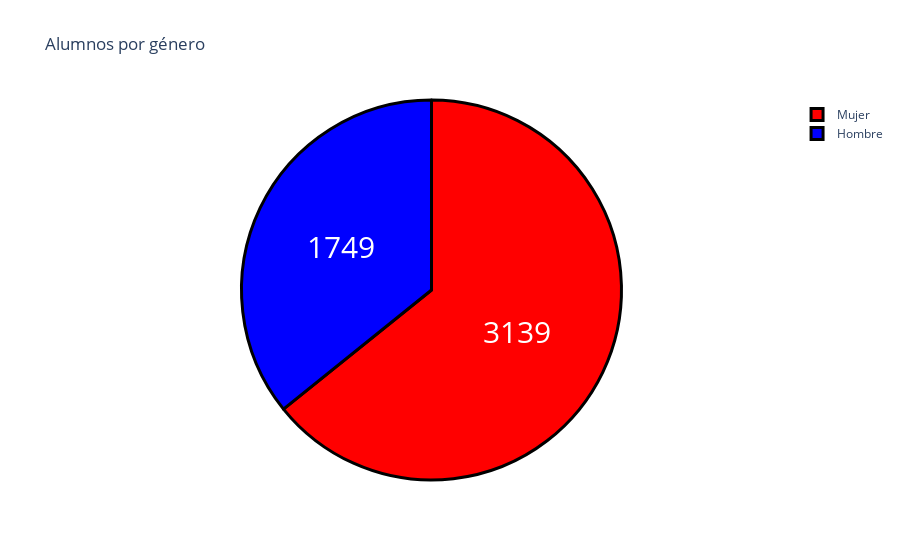

Notebook cell for this chart:
### Code cell
Genero = data["Genero"].value_counts()
label = Genero.index
counts = data["Campus"].value_counts()
colors = ["red", "blue"]

fig = go.Figure(data=[go.Pie(labels=label, values=counts)])
fig.update_layout(title_text='Alumnos por género')
fig.update_traces(hoverinfo='label+percent', textinfo='value', textfont_size=30,
                  marker=dict(colors=colors, line=dict(color='black', width=3)))
fig.show()

### Figure 1 — Plotly figure (JSON) as saved in the notebook; plotly's stock layout.template omitted (floating-point values rounded to 4 significant figures)
{"data": [{"hoverinfo": "label+percent", "labels": ["Mujer", "Hombre"], "marker": {"colors": ["red", "blue"], "line": {"color": "black", "width": 3}}, "textfont": {"size": 30}, "textinfo": "value", "type": "pie", "values": [3139, 1749]}], "layout": {"title": {"text": "Alumnos por género"}}}
